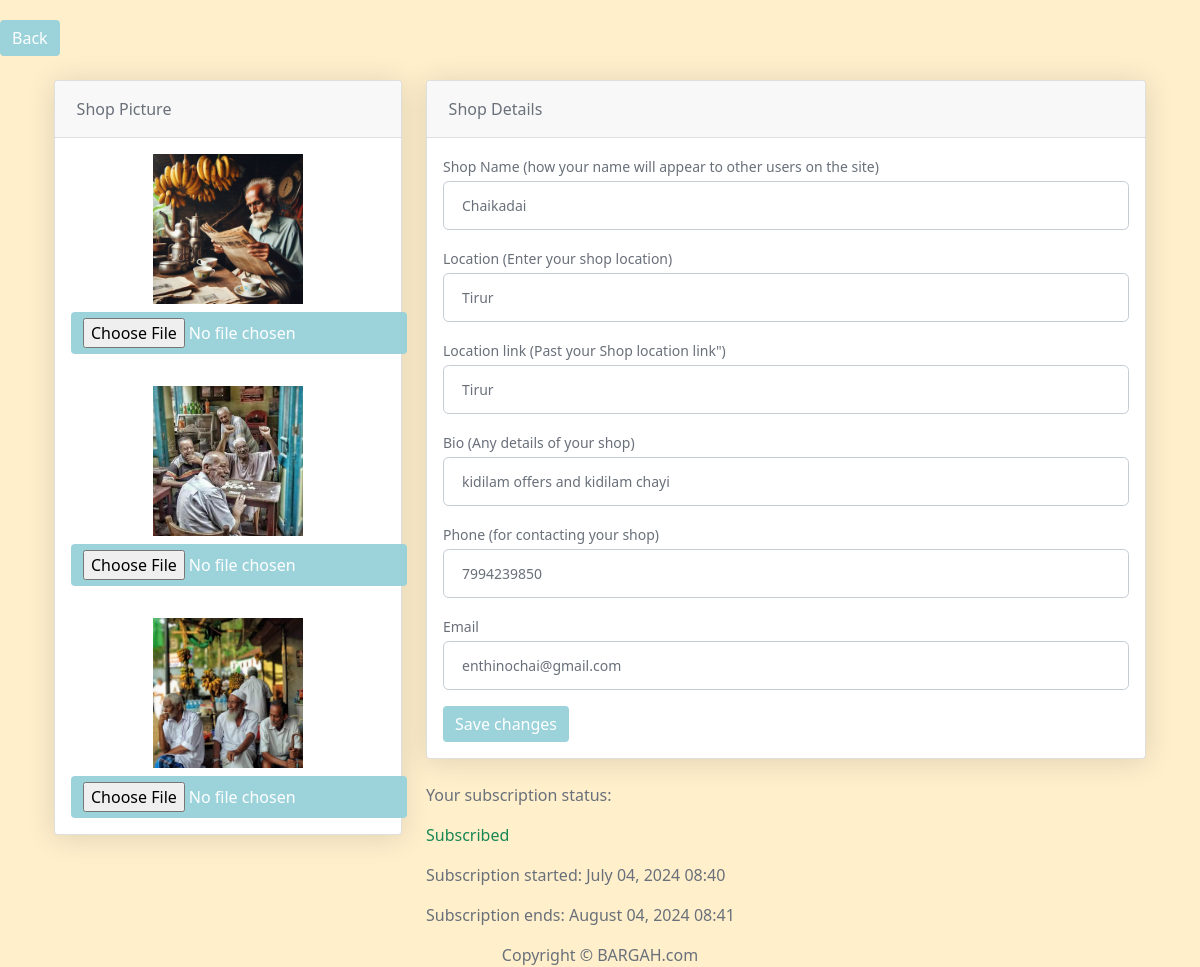
The page /editprofile/enthinochai@gmail.com on the database its author committed.
### app/models.py (models this page shows, shortened)
class shopsmodel(models.Model):
    name = models.CharField(max_length=20, default='default_value')
    bio = models.CharField(max_length=100, default='default_value')
    phone = models.IntegerField(null=True)
    photo1 = models.ImageField(upload_to='shop_photos/', default='shop_photos/default_image.jpg')
    photo2 = models.ImageField(upload_to='shop_photos/', default='shop_photos/default_image.jpg')
    photo3 = models.ImageField(upload_to='shop_photos/', default='shop_photos/default_image.jpg')
    email = models.EmailField(unique=True)
    location = models.CharField(max_length=50, default='default_value')
    locationlink= models.CharField(max_length=50, default='default_value')
    password = models.CharField(max_length=128)
    is_subscribed = models.BooleanField(default=False)
    subscription_start = models.DateTimeField(null=True, blank=True)
    subscription_end = models.DateTimeField(null=True, blank=True)

### app/views.py (the view, shortened to what this page needs)
# urls.py: path('editprofile/<email>', views.editpro, name='editprofile'),
def editpro(request,email):
    data = shopsmodel.objects.filter(email=email)
    shop = get_object_or_404(shopsmodel, email=email)
    return render(request, "proedit.html", {"data": data})

### templates/proedit.html (shortened to what this page needs)
<!DOCTYPE html>
<html lang="en">
<head>
    <link href="https://cdn.jsdelivr.net/npm/bootstrap@5.0.1/dist/css/bootstrap.min.css" rel="stylesheet">
</head>
<body>
 <a href="javascript:history.back()" class="btn btn-custom">Back</a>
<form  method="POST" enctype="multipart/form-data">
    <div class="container-xl px-4 mt-4">
        <div  class="row">
            <div class="col-xl-4">
                <div  class="card mb-4 mb-xl-0">
                    <div class="card-header">Shop Picture</div>
                    {% for i in data %}
                    <div  class="card-body text-center">
                        <img class="img-account-profile-square mb-2" src="{{ i.photo1.url }}" alt="">
                        <input class="btn btn-custom" type="file" name="photo1" placeholder="UPLOAD SHOP PHOTOS" value="{{ i.photo1.url }}">
                    </div>
                    <div class="card-body text-center">
                        <img class="img-account-profile-square mb-2" src="{{ i.photo2.url }}" alt="">
                        <input class="btn btn-custom" type="file" name="photo2" placeholder="UPLOAD SHOP PHOTOS" value="{{ i.photo2.url }}">
                    </div>
                    <div class="card-body text-center">
                        <img class="img-account-profile-square mb-2" src="{{ i.photo3.url }}" alt="">
                        <input class="btn btn-custom" type="file" name="photo3" placeholder="UPLOAD SHOP PHOTOS" value="{{ i.photo3.url }}">
                    </div>
                </div>
            </div>
            <div class="col-xl-8">
                <div class="card mb-4">
                    <div class="card-header">Shop Details</div>
                    <div class="card-body">
                        <div class="mb-3">
                            <label class="small mb-1" for="inputUsername">Shop Name (how your name will appear to other users on the site)</label>
                            <input class="form-control" id="inputUsername" type="text" name="name" placeholder="Enter your Shop name" value="{{ i.name }}">
                        </div>
                        <div class="mb-3">
                            <label class="small mb-1" for="location">Location (Enter your shop location)</label>
                            <input class="form-control" id="location" type="text" name="location" placeholder="Enter your Shop location" value="{{ i.location }}">
                        </div>
                        <div class="mb-3">
                            <label class="small mb-1" for="locationlink">Location link (Past your Shop location link")</label>
                            <input class="form-control" id="locationlink" type="text" name="locationlink" placeholder="Past your Shop location link" value="{{ i.location }}">
                        </div>
                        <div class="mb-3">
                            <label class="small mb-1" for="bio">Bio (Any details of your shop)</label>
                            <input class="form-control" id="bio" type="text" name="bio" placeholder="Enter the details of your shop" value="{{ i.bio }}">
                        </div>
                        <div class="mb-3">
                            <label class="small mb-1" for="phone">Phone (for contacting your shop)</label>
                            <input class="form-control" id="phone" type="number" name="phone" placeholder="Enter the phone number" value="{{ i.phone }}">
                        </div>
                        <div class="mb-3">
                            <label class="small mb-1" for="email">Email</label>
                            <input class="form-control" id="email" type="email" name="email" placeholder="Enter the Email" value="{{ i.email }}">
                        </div>
                        <button class="btn btn-custom" type="submit">Save changes</button>
                    </div>
                </div>
                <p>Your subscription status:</p>
{% if i.is_subscribed %}
    <p class="text-success">Subscribed</p>
    <p>Subscription started: {{ i.subscription_start|date:"F d, Y H:i" }}</p>
    <p>Subscription ends: {{ i.subscription_end|date:"F d, Y H:i" }}</p>
{% else %}
    <p class="text-danger">Not Subscribed</p>
{% endif %}
            </div>
        </div>
 {% endfor %}
    </div>
</form>
             <p class="m-0 text-center text-#9CD3DB">Copyright &copy; BARGAH.com</p>
</body>
</html>

### templates/proedit.html (style rules this page uses)
body { margin-top: 20px; background-color: #FFEFCB; color: #69707a; }
.card { box-shadow: 0 0.15rem 1.75rem 0 rgb(33 40 50 / 15%); }
.card .card-header { font-weight: 500; }
.card-header:first-child { border-radius: 0.35rem 0.35rem 0 0; }
.card-header { padding: 1rem 1.35rem; margin-bottom: 0; background-color: rgba(33, 40, 50, 0.03); border-bottom: 1px solid rgba(33, 40, 50, 0.125); }
.form-control, .dataTable-input { display: block; width: 100%; padding: 0.875rem 1.125rem; font-size: 0.875rem; font-weight: 400; line-height: 1; color: #69707a; background-color: #fff; background-clip: padding-box; border: 1px solid #c5ccd6; appearance: none; border-radius: 0.35rem; transition: border-color 0.15s ease-in-out, box-shadow 0.15s ease-in-out; }
.btn-custom { background-color:#9CD3DB; color: white; border: none; }
.img-account-profile-square { width: 150px; height: 150px; object-fit: cover; border-radius: 0; }

### rows shown on the page
shopsmodel: photo1 (picture), photo2 (picture), photo3 (picture), name "Chaikadai", location "Tirur", locationlink "Tirur", bio "kidilam offers and kidilam chayi", phone "7994239850", email "enthinochai@gmail.com", subscription_start "July 04, 2024 08:40", subscription_end "August 04, 2024 08:41"
